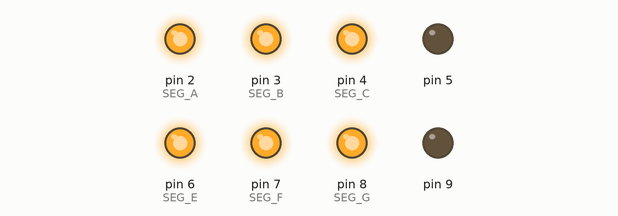
Recording of a sketch running on a simulated Arduino Uno, built with avr-gcc and run on an emulated ATmega328P. Shown: output pins drawn as LEDs (lit = HIGH).

Above: at 0.1 s.
Timing chart, 0 to 1.6 s (numbered marks = the images above):
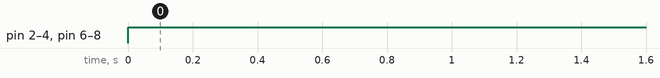

The sketch:

sketch_feb03d.ino
```cpp
int SEG_A = 2;
int SEG_B = 3;
int SEG_C = 4;
int SEG_D = 5;
int SEG_E = 6;
int SEG_F = 7;
int SEG_G = 8;
int PONTO = 9;
int ATRASO = 1000;
void setup() {
 for (int pino = SEG_A; pino <= PONTO; pino++) {
 pinMode(pino, OUTPUT);
 // Para displays de catodo comum:
 digitalWrite(pino, LOW);
 // Para displays de anodo comum:
 // digitalWrite(pino, HIGH);
 }
}
void loop() {
 // Para displays de catodo comum:
 digitalWrite(SEG_A, HIGH);
 digitalWrite(SEG_B, HIGH);
 digitalWrite(SEG_C, HIGH);
 digitalWrite(SEG_E, HIGH);
 digitalWrite(SEG_F, HIGH);
 digitalWrite(SEG_G, HIGH);
 // Para displays de anodo comum:
 // digitalWrite(SEG_A, LOW);
 // digitalWrite(SEG_B, LOW);
 // digitalWrite(SEG_C, LOW);
 // digitalWrite(SEG_E, LOW);
 // digitalWrite(SEG_F, LOW);
 // digitalWrite(SEG_G, LOW);
 delay(ATRASO);
}
```

Measured:
- by itself, pin 2 (SEG_A), pin 3 (SEG_B), pin 4 (SEG_C), pin 6 (SEG_E), pin 7 (SEG_F), pin 8 (SEG_G): LOW → HIGH at 0.00 s
